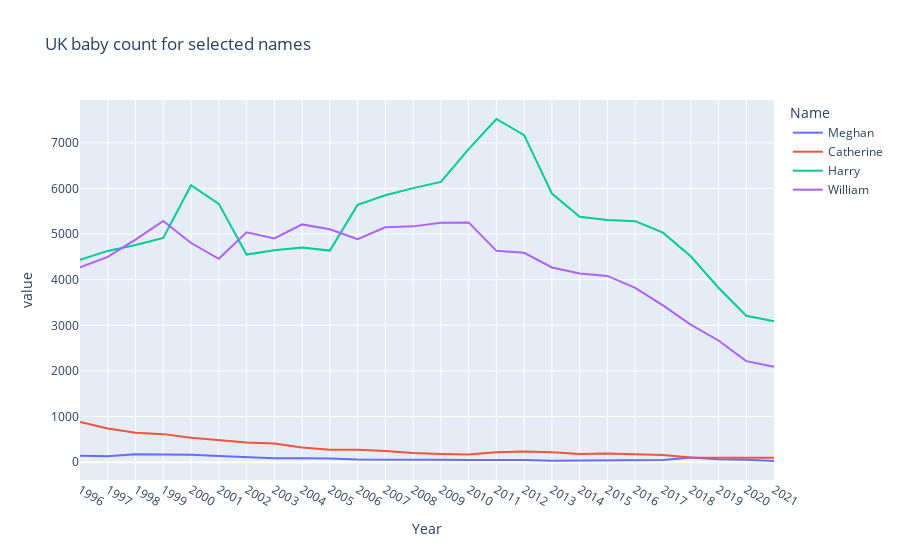

Source (notebook cell):
### Code cell
px.line(df_family_counts, title="UK baby count for selected names")

### Figure 1 — Plotly figure (JSON) as saved in the notebook; plotly's stock layout.template omitted (floating-point values rounded to 4 significant figures)
{"data": [{"hovertemplate": "Name=Meghan<br>Year=%{x}<br>value=%{y}<extra></extra>", "legendgroup": "Meghan", "line": {"color": "#636efa", "dash": "solid"}, "marker": {"symbol": "circle"}, "mode": "lines", "name": "Meghan", "orientation": "v", "showlegend": true, "type": "scatter", "x": ["1996", "1997", "1998", "1999", "2000", "2001", "2002", "2003", "2004", "2005", "2006", "2007", "2008", "2009", "2010", "2011", "2012", "2013", "2014", "2015", "2016", "2017", "2018", "2019", "2020", "2021"], "xaxis": "x", "y": [141, 127, 173, 168, 162, 137, 111, 86, 84, 82, 58, 56, 67, 53, 46, 53, 48, 30, 33, 46, 42, 49, 101, 61, 52, 25], "yaxis": "y"}, {"hovertemplate": "Name=Catherine<br>Year=%{x}<br>value=%{y}<extra></extra>", "legendgroup": "Catherine", "line": {"color": "#EF553B", "dash": "solid"}, "marker": {"symbol": "circle"}, "mode": "lines", "name": "Catherine", "orientation": "v", "showlegend": true, "type": "scatter", "x": ["1996", "1997", "1998", "1999", "2000", "2001", "2002", "2003", "2004", "2005", "2006", "2007", "2008", "2009", "2010", "2011", "2012", "2013", "2014", "2015", "2016", "2017", "2018", "2019", "2020", "2021"], "xaxis": "x", "y": [880, 736, 645, 614, 536, 488, 433, 408, 323, 269, 271, 246, 201, 180, 166, 217, 232, 218, 179, 187, 163, 155, 104, 101, 102, 95], "yaxis": "y"}, {"hovertemplate": "Name=Harry<br>Year=%{x}<br>value=%{y}<extra></extra>", "legendgroup": "Harry", "line": {"color": "#00cc96", "dash": "solid"}, "marker": {"symbol": "circle"}, "mode": "lines", "name": "Harry", "orientation": "v", "showlegend": true, "type": "scatter", "x": ["1996", "1997", "1998", "1999", "2000", "2001", "2002", "2003", "2004", "2005", "2006", "2007", "2008", "2009", "2010", "2011", "2012", "2013", "2014", "2015", "2016", "2017", "2018", "2019", "2020", "2021"], "xaxis": "x", "y": [4434, 4631, 4761, 4914, 6070, 5662, 4551, 4644, 4704, 4638, 5639, 5851, 6008, 6143, 6862, 7523, 7168, 5888, 5379, 5308, 5284, 5031, 4512, 3823, 3209, 3089], "yaxis": "y"}, {"hovertemplate": "Name=William<br>Year=%{x}<br>value=%{y}<extra></extra>", "legendgroup": "William", "line": {"color": "#ab63fa", "dash": "solid"}, "marker": {"symbol": "circle"}, "mode": "lines", "name": "William", "orientation": "v", "showlegend": true, "type": "scatter", "x": ["1996", "1997", "1998", "1999", "2000", "2001", "2002", "2003", "2004", "2005", "2006", "2007", "2008", "2009", "2010", "2011", "2012", "2013", "2014", "2015", "2016", "2017", "2018", "2019", "2020", "2021"], "xaxis": "x", "y": [4269, 4499, 4879, 5287, 4804, 4459, 5037, 4904, 5212, 5106, 4886, 5148, 5169, 5247, 5256, 4632, 4590, 4268, 4134, 4083, 3819, 3437, 3015, 2667, 2215, 2093], "yaxis": "y"}], "layout": {"legend": {"title": {"text": "Name"}, "tracegroupgap": 0}, "title": {"text": "UK baby count for selected names"}, "xaxis": {"anchor": "y", "domain": [0, 1], "title": {"text": "Year"}}, "yaxis": {"anchor": "x", "domain": [0, 1], "title": {"text": "value"}}}}
